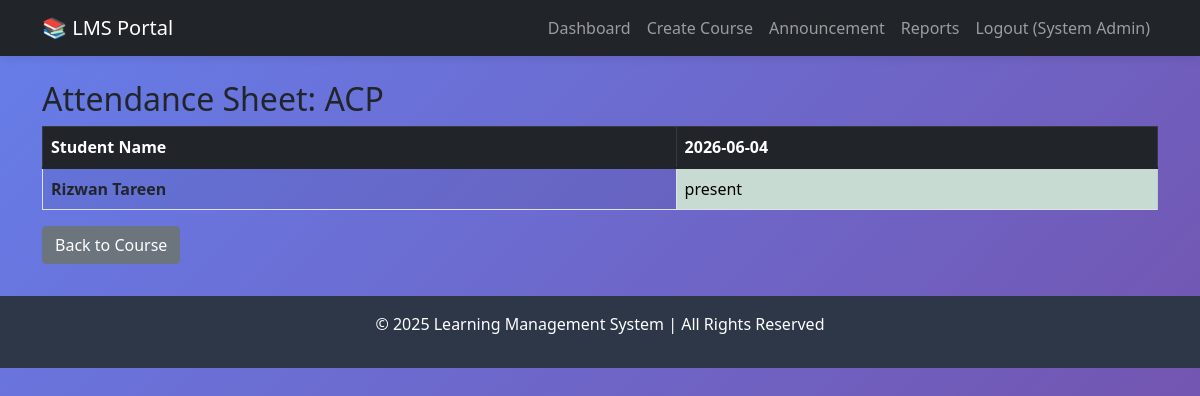
The page /attendance-sheet/11 (signed in) on the database its author committed.
### tables this page shows
CREATE TABLE courses (
            id INTEGER PRIMARY KEY AUTOINCREMENT,
            title TEXT NOT NULL,
            description TEXT,
            teacher_id INTEGER NOT NULL,
            created_at TIMESTAMP DEFAULT CURRENT_TIMESTAMP,
            FOREIGN KEY (teacher_id) REFERENCES users (id)
        );

CREATE TABLE users (
            id INTEGER PRIMARY KEY AUTOINCREMENT,
            name TEXT NOT NULL,
            email TEXT UNIQUE NOT NULL,
            mobile TEXT UNIQUE NOT NULL,
            password_hash TEXT NOT NULL,
            role TEXT NOT NULL CHECK(role IN ('student', 'teacher', 'admin')),
            reset_token TEXT,
            reset_token_expiry TEXT
        );

CREATE TABLE attendance (
            id INTEGER PRIMARY KEY AUTOINCREMENT,
            student_id INTEGER NOT NULL,
            course_id INTEGER NOT NULL,
            date DATE NOT NULL,
            status TEXT CHECK(status IN ('present', 'absent')),
            FOREIGN KEY (student_id) REFERENCES users (id),
            FOREIGN KEY (course_id) REFERENCES courses (id),
            UNIQUE(student_id, course_id, date)
        );

### app.py (the view)
@app.route('/attendance-sheet/<int:course_id>')
@login_required
@role_required('teacher', 'admin')
def attendance_sheet(course_id):
    db = get_db()
    course = db.execute('SELECT * FROM courses WHERE id = ?', (course_id,)).fetchone()
    students = db.execute('''
        SELECT u.id, u.name FROM users u
        JOIN enrollments e ON u.id = e.student_id
        WHERE e.course_id = ? ORDER BY u.name
    ''', (course_id,)).fetchall()
    dates = db.execute('''
        SELECT DISTINCT date FROM attendance WHERE course_id = ? ORDER BY date DESC
    ''', (course_id,)).fetchall()
    attendance_data = {}
    for student in students:
        attendance_data[student['id']] = {}
        records = db.execute('SELECT date, status FROM attendance WHERE student_id = ? AND course_id = ?',
                            (student['id'], course_id)).fetchall()
        for rec in records:
            attendance_data[student['id']][rec['date']] = rec['status']
    return render_template('attendance_sheet.html', course=course, students=students, dates=dates, attendance_data=attendance_data)

### app.py (called while the page is built)
def get_db():
    db = getattr(g, '_database', None)
    if db is None:
        db = g._database = sqlite3.connect(DATABASE)
        db.row_factory = sqlite3.Row
    return db

@app.teardown_appcontext
def close_connection(exception):
    db = getattr(g, '_database', None)
    if db is not None:
        db.close()

def login_required(f):
    @wraps(f)
    def decorated_function(*args, **kwargs):
        if 'user_id' not in session:
            flash('Please login to access this page.', 'warning')
            return redirect(url_for('login'))
        return f(*args, **kwargs)
    return decorated_function

def role_required(*roles):
    def decorator(f):
        @wraps(f)
        def decorated_function(*args, **kwargs):
            if 'user_id' not in session:
                flash('Please login to access this page.', 'warning')
                return redirect(url_for('login'))
            user_role = session.get('role')
            if user_role not in roles:
                flash('You do not have permission to access this page.', 'danger')
                return redirect(url_for('dashboard'))
            return f(*args, **kwargs)
        return decorated_function
    return decorator

### templates/attendance_sheet.html (shortened to what this page needs)
{% extends "base.html" %}
{% block content %}
<h2>Attendance Sheet: {{ course.title }}</h2>
<div class="table-responsive">
    <table class="table table-bordered table-striped">
        <thead class="table-dark">
            <tr>
                <th>Student Name</th>
                {% for date in dates %}
                <th>{{ date['date'] }}</th>
                {% endfor %}
            </tr>
        </thead>
        <tbody>
            {% for student in students %}
            <tr>
                <td><strong>{{ student['name'] }}</strong></td>
                {% for date in dates %}
                <td class="{% if attendance_data[student['id']][date['date']] == 'present' %}table-success{% elif attendance_data[student['id']][date['date']] == 'absent' %}table-danger{% endif %}">
                    {{ attendance_data[student['id']][date['date']]|default('-') }}
                </td>
                {% endfor %}
            </tr>
            {% endfor %}
        </tbody>
    </table>
</div>
<a href="{{ url_for('view_course', course_id=course.id) }}" class="btn btn-secondary">Back to Course</a>
{% endblock %}

### templates/base.html (style rules this page uses)
body { background: linear-gradient(135deg, #667eea 0%, #764ba2 100%); min-height: 100vh; }

### rows shown on the page
courses: title "ACP"
users: name "Rizwan Tareen"
attendance: status "present"

### other values the page prints
{{ session.user_name }} "System Admin"
{{ date['date'] }} "2026-06-04"
